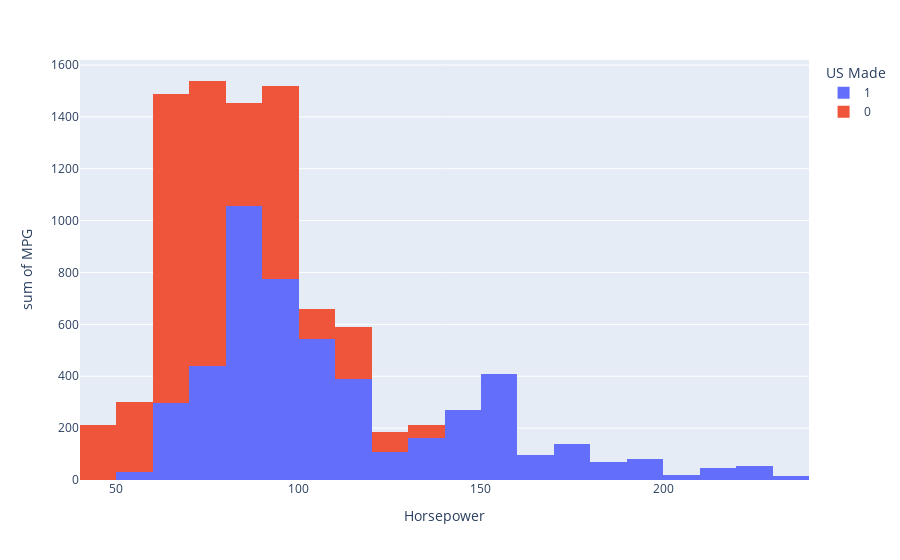

Notebook code cell kept with this figure:
### Code cell
#An important aspect of a vehicle's fuel usage is horsepower. In general, more power results in more fuel being consumed. This means that by selecting a car with no more horsepower than you require, you may save money on fuel and lessen your influence on the environment.
fig = px.histogram(df, x='Horsepower', y='MPG', color='US Made')
fig

### Figure 1 — Plotly figure (JSON) as saved in the notebook; plotly's stock layout.template omitted (floating-point values rounded to 4 significant figures; data arrays with more than 128 entries replaced by an {"elided": "..."} marker saying what was removed)
{"data": [{"alignmentgroup": "True", "bingroup": "x", "histfunc": "sum", "hovertemplate": "US Made=1<br>Horsepower=%{x}<br>sum of MPG=%{y}<extra></extra>", "legendgroup": "1", "marker": {"color": "#636efa"}, "name": "1", "offsetgroup": "1", "orientation": "v", "showlegend": true, "type": "histogram", "x": {"elided": "249 float values"}, "xaxis": "x", "y": {"elided": "249 float values"}, "yaxis": "y"}, {"alignmentgroup": "True", "bingroup": "x", "histfunc": "sum", "hovertemplate": "US Made=0<br>Horsepower=%{x}<br>sum of MPG=%{y}<extra></extra>", "legendgroup": "0", "marker": {"color": "#EF553B"}, "name": "0", "offsetgroup": "0", "orientation": "v", "showlegend": true, "type": "histogram", "x": {"elided": "149 float values"}, "xaxis": "x", "y": {"elided": "149 float values"}, "yaxis": "y"}], "layout": {"barmode": "relative", "legend": {"title": {"text": "US Made"}, "tracegroupgap": 0}, "margin": {"t": 60}, "xaxis": {"anchor": "y", "domain": [0, 1], "title": {"text": "Horsepower"}}, "yaxis": {"anchor": "x", "domain": [0, 1], "title": {"text": "sum of MPG"}}}}
